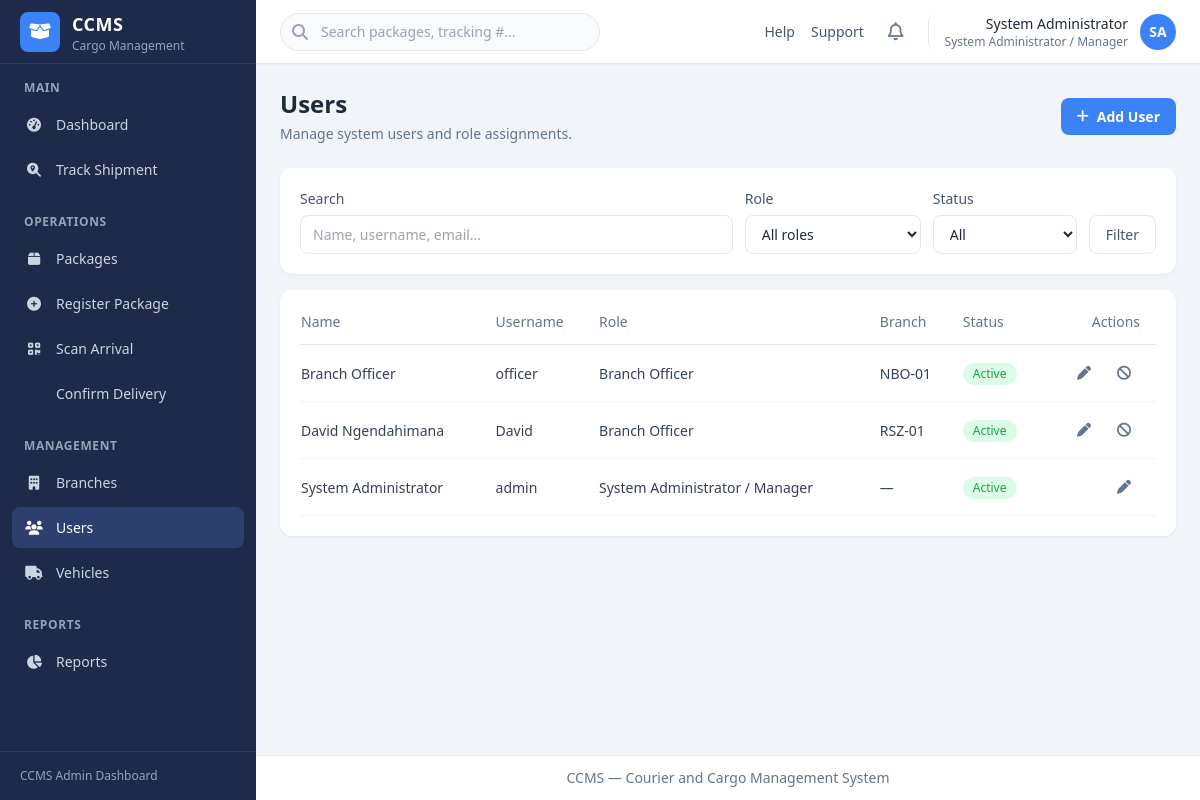
/account/users/ (signed in), run on the app's committed database.
### account/models.py (models this page shows, shortened)
class User(AbstractUser):
    full_name = models.CharField(max_length=255)
    phone_number = models.CharField(max_length=20, blank=True)
    role = models.CharField(
        max_length=20,
        choices=UserRole.choices,
        default=UserRole.BRANCH_OFFICER,
    )
    status = models.CharField(
        max_length=20,
        choices=UserStatus.choices,
        default=UserStatus.ACTIVE,
    )
    branch = models.ForeignKey(
        'ccms_app.Branch',
        on_delete=models.SET_NULL,
        null=True,
        blank=True,
        related_name='staff',
    )
    class Meta:
        ordering = ['full_name']
    @property
    def is_admin_manager(self):
        return self.role == UserRole.ADMIN_MANAGER
    @property
    def is_account_active(self):
        return self.status == UserStatus.ACTIVE
    @property
    def role_label(self):
        return self.get_role_display()
    def get_initials(self):
        parts = self.full_name.strip().split()
        if len(parts) >= 2:
            return (parts[0][0] + parts[-1][0]).upper()
        if parts:
            return parts[0][0].upper()
        return self.username[:1].upper()

### ccms_app/models.py (models this page shows, shortened)
class Branch(models.Model):
    name = models.CharField(max_length=255)
    code = models.CharField(max_length=20, unique=True)
    location = models.CharField(max_length=255)
    contact_number = models.CharField(max_length=20)
    is_active = models.BooleanField(default=True)
    created_at = models.DateTimeField(auto_now_add=True)
    updated_at = models.DateTimeField(auto_now=True)
    class Meta:
        ordering = ['name']
        verbose_name_plural = 'branches'

### account/views_management.py (the view, shortened to what this page needs)
# urls.py: path('users/', views_management.user_list, name='user_list'),
@admin_required
def user_list(request):
    query = request.GET.get('q', '').strip()
    role = request.GET.get('role', '')
    status = request.GET.get('status', '')
    users = User.objects.select_related('branch').all()
    if role:
        users = users.filter(role=role)
    if status:
        users = users.filter(status=status)
    return render(request, 'account/users/list.html', {
        'active_nav': 'users',
        'users': users,
        'query': query,
        'role_filter': role,
        'status_filter': status,
    })

### templates/account/users/list.html (shortened to what this page needs)
{% extends "base.html" %}
{% block page_header %}
<div class="mb-6 flex flex-col gap-4 sm:flex-row sm:items-center sm:justify-between">
    <div>
        <h1 class="text-2xl font-bold text-slate-800">Users</h1>
        <p class="mt-1 text-sm text-slate-500">Manage system users and role assignments.</p>
    </div>
    <a href="{% url 'account:user_create' %}" class="btn-primary">
        <i class="fa-solid fa-plus"></i> Add User
    </a>
</div>
{% endblock %}
{% block content %}
<div class="dashboard-card mb-4">
    <form method="get" class="flex flex-col gap-3 sm:flex-row sm:items-end">
        <div class="flex-1">
            <label class="form-label">Search</label>
            <input type="search" name="q" value="{{ query }}" placeholder="Name, username, email..."
                   class="form-input">
        </div>
        <div class="w-full sm:w-44">
            <label class="form-label">Role</label>
            <select name="role" class="form-input">
                <option value="">All roles</option>
            </select>
        </div>
        <div class="w-full sm:w-36">
            <label class="form-label">Status</label>
            <select name="status" class="form-input">
                <option value="">All</option>
            </select>
        </div>
        <button type="submit" class="btn-secondary">Filter</button>
    </form>
</div>
<div class="dashboard-card overflow-x-auto">
    <table class="data-table">
        <thead>
            <tr>
                <th>Name</th>
                <th>Username</th>
                <th>Role</th>
                <th>Branch</th>
                <th>Status</th>
                <th class="text-right">Actions</th>
            </tr>
        </thead>
        <tbody>
            {% for u in users %}
            <tr>
                <td class="font-medium">{{ u.full_name }}</td>
                <td>{{ u.username }}</td>
                <td>{{ u.role_label }}</td>
                <td>{% if u.branch %}{{ u.branch.code }}{% else %}—{% endif %}</td>
                <td>
                    {% if u.is_account_active %}
                    <span class="status-badge status-delivered">Active</span>
                    {% else %}
                    <span class="status-badge status-cancelled">Inactive</span>
                    {% endif %}
                </td>
                <td class="text-right">
                    <div class="flex items-center justify-end gap-2">
                        <a href="{% url 'account:user_edit' u.pk %}" class="btn-icon" title="Edit">
                            <i class="fa-solid fa-pen"></i>
                        </a>
                        {% if u != user %}
                        <form method="post" action="{% url 'account:user_toggle_status' u.pk %}">
                            <button type="submit" class="btn-icon" title="{% if u.is_account_active %}Deactivate{% else %}Activate{% endif %}">
                                <i class="fa-solid fa-{% if u.is_account_active %}ban{% else %}check{% endif %}"></i>
                            </button>
                        </form>
                        {% endif %}
                    </div>
                </td>
            </tr>
            {% empty %}
            <tr>
                <td colspan="6" class="py-8 text-center text-slate-400">No users found.</td>
            </tr>
            {% endfor %}
        </tbody>
    </table>
</div>
{% endblock %}

### templates/includes/header.html (shortened to what this page needs)
<header class="sticky top-0 z-20 flex h-16 items-center justify-between border-b border-slate-200 bg-white px-4 shadow-sm md:px-6">
    <div class="flex items-center gap-4">
        <div class="relative hidden sm:block">
            <i class="fa-solid fa-search absolute left-3 top-1/2 -translate-y-1/2 text-slate-400"></i>
            <input type="search" placeholder="Search packages, tracking #..."
                   class="w-64 rounded-full border border-slate-200 bg-slate-50 py-2 pl-10 pr-4 text-sm focus:border-brand focus:outline-none focus:ring-1 focus:ring-brand md:w-80">
        </div>
    </div>
    <div class="flex items-center gap-2 md:gap-4">
        <nav class="hidden items-center gap-4 text-sm text-slate-600 md:flex">
            <a href="#" class="hover:text-brand">Help</a>
            <a href="#" class="hover:text-brand">Support</a>
        </nav>
        <button type="button" class="rounded-lg p-2 text-slate-500 hover:bg-slate-100" title="Notifications">
            <i class="fa-regular fa-bell text-lg"></i>
        </button>
        <div class="relative" id="user-menu-wrapper">
            <button type="button" id="user-menu-toggle"
                    class="flex items-center gap-3 rounded-lg border-l border-slate-200 pl-3 hover:bg-slate-50 md:pl-4">
                <div class="hidden text-right sm:block">
                    <p class="text-sm font-medium text-slate-800">{{ user.full_name }}</p>
                    <p class="text-xs text-slate-500">{{ user.role_label }}</p>
                </div>
                <div class="flex h-9 w-9 items-center justify-center rounded-full bg-brand text-sm font-semibold text-white">
                    {{ user.get_initials }}
                </div>
            </button>
        </div>
    </div>
</header>

### static/css/dashboard.css (style rules this page uses)
.dashboard-card { background-color: #ffffff; border-radius: 0.75rem; padding: 1.25rem; box-shadow: 0 1px 3px 0 rgb(0 0 0 / 0.06), 0 1px 2px -1px rgb(0 0 0 / 0.06); }
.status-badge { display: inline-block; padding: 0.125rem 0.625rem; border-radius: 9999px; font-size: 0.75rem; font-weight: 500; }
.status-delivered { background-color: #dcfce7; color: #16a34a; }
.form-label { display: block; margin-bottom: 0.375rem; font-size: 0.875rem; font-weight: 500; color: #475569; }
.form-input { display: block; width: 100%; border-radius: 0.5rem; border: 1px solid #e2e8f0; background-color: #ffffff; padding: 0.5rem 0.75rem; font-size: 0.875rem; color: #1e293b; transition: border-color 0.15s, box-shadow 0.15s; }
.btn-primary { display: inline-flex; align-items: center; gap: 0.5rem; border-radius: 0.5rem; background-color: #3b82f6; padding: 0.5rem 1rem; font-size: 0.875rem; font-weight: 600; color: #ffffff; transition: background-color 0.15s; }
.btn-secondary { display: inline-flex; align-items: center; gap: 0.5rem; border-radius: 0.5rem; border: 1px solid #e2e8f0; background-color: #ffffff; padding: 0.5rem 1rem; font-size: 0.875rem; font-weight: 500; color: #475569; transition: background-color 0.15s; }
.btn-icon { display: inline-flex; align-items: center; justify-content: center; height: 2rem; width: 2rem; border-radius: 0.375rem; color: #64748b; transition: background-color 0.15s, color 0.15s; }
.data-table { width: 100%; text-align: left; font-size: 0.875rem; }
.data-table thead tr { border-bottom: 1px solid #e2e8f0; color: #64748b; }
.data-table th { padding-bottom: 0.75rem; padding-right: 1rem; font-weight: 500; }
.data-table tbody tr { border-bottom: 1px solid #f1f5f9; color: #334155; }
.data-table td { padding-top: 0.75rem; padding-bottom: 0.75rem; padding-right: 1rem; }

### data on the page
User: full_name "System Administrator", role_label "System Administrator / Manager", get_initials "SA", username "admin", status "Active"
User: full_name "Branch Officer", username "officer", role_label "Branch Officer", branch.code "NBO-01", status "Active"
User: full_name "David Ngendahimana", username "David", role_label "Branch Officer", branch.code "RSZ-01", status "Active"
